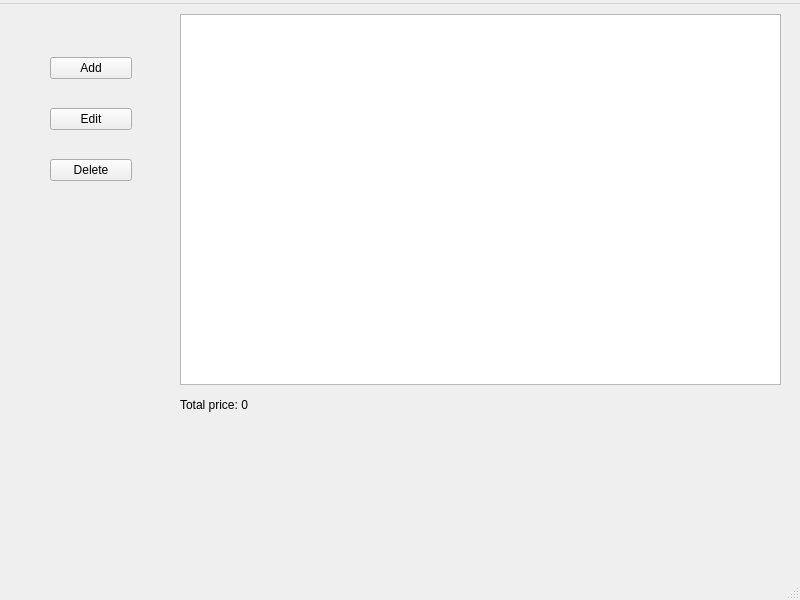
<?xml version="1.0" encoding="UTF-8"?>
<ui version="4.0">
 <class>MainWindow</class>
 <widget class="QMainWindow" name="MainWindow">
  <property name="geometry">
   <rect>
    <x>0</x>
    <y>0</y>
    <width>800</width>
    <height>600</height>
   </rect>
  </property>
  <property name="windowTitle">
   <string>MainWindow</string>
  </property>
  <widget class="QWidget" name="centralwidget">
   <widget class="QWidget" name="verticalLayoutWidget">
    <property name="geometry">
     <rect>
      <x>50</x>
      <y>30</y>
      <width>82</width>
      <height>171</height>
     </rect>
    </property>
    <layout class="QVBoxLayout" name="mainLayout">
     <item>
      <widget class="QPushButton" name="addButton">
       <property name="text">
        <string>Add</string>
       </property>
      </widget>
     </item>
     <item>
      <widget class="QPushButton" name="editButton">
       <property name="text">
        <string>Edit</string>
       </property>
      </widget>
     </item>
     <item>
      <widget class="QPushButton" name="deleteButton">
       <property name="text">
        <string>Delete</string>
       </property>
      </widget>
     </item>
    </layout>
   </widget>
   <widget class="QListView" name="listView">
    <property name="geometry">
     <rect>
      <x>180</x>
      <y>10</y>
      <width>601</width>
      <height>371</height>
     </rect>
    </property>
    <property name="editTriggers">
     <set>QAbstractItemView::EditTrigger::NoEditTriggers</set>
    </property>
   </widget>
   <widget class="QLabel" name="totalPriceLabel">
    <property name="geometry">
     <rect>
      <x>180</x>
      <y>390</y>
      <width>131</width>
      <height>21</height>
     </rect>
    </property>
    <property name="text">
     <string>Total price: 0</string>
    </property>
   </widget>
  </widget>
  <widget class="QMenuBar" name="menubar">
   <property name="geometry">
    <rect>
     <x>0</x>
     <y>0</y>
     <width>800</width>
     <height>21</height>
    </rect>
   </property>
   <widget class="QMenu" name="menuTransport">
    <property name="title">
     <string/>
    </property>
   </widget>
   <addaction name="menuTransport"/>
  </widget>
  <widget class="QStatusBar" name="statusbar"/>
 </widget>
 <resources/>
 <connections/>
</ui>
